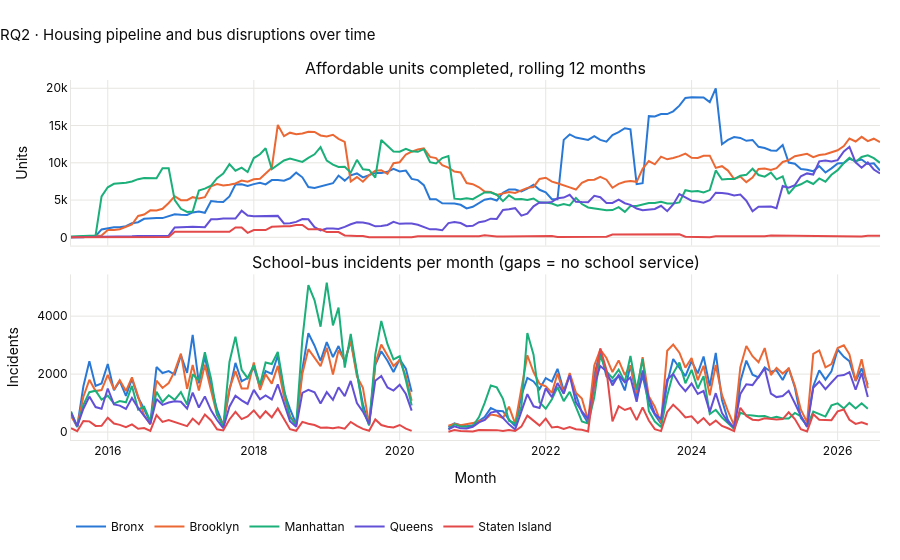

The code cell stored with this chart in its notebook:
### Markdown cell above
### RQ2 (Asser Ehab Khattab)
**Question:** Over time, does the 12-month pipeline of new affordable units move with monthly school-bus incidents in each borough?

**Chart:** Two panels on a shared time axis (rolling 12-month completions; monthly incidents with gaps where there is no service). Two panels instead of a dual-axis chart, so neither scale is distorted.

### Code cell
F.rq2_timeline(monthly).show()

### Figure 1 — Plotly figure (JSON) as saved in the notebook; plotly's stock layout.template omitted (floating-point values rounded to 4 significant figures; data arrays with more than 128 entries replaced by an {"elided": "..."} marker saying what was removed)
{"data": [{"hovertemplate": "%{x|%b %Y}: %{y:,} units<extra>Bronx</extra>", "legendgroup": "BRONX", "line": {"color": "#2a78d6", "width": 2}, "mode": "lines", "name": "Bronx", "type": "scatter", "x": {"elided": "134 str values"}, "xaxis": "x", "y": {"elided": "134 int values"}, "yaxis": "y"}, {"connectgaps": false, "hovertemplate": "%{x|%b %Y}: %{y:,} incidents<extra>Bronx</extra>", "legendgroup": "BRONX", "line": {"color": "#2a78d6", "width": 2}, "mode": "lines", "name": "Bronx", "showlegend": false, "type": "scatter", "x": {"elided": "134 str values"}, "xaxis": "x2", "y": {"elided": "134 float values"}, "yaxis": "y2"}, {"hovertemplate": "%{x|%b %Y}: %{y:,} units<extra>Brooklyn</extra>", "legendgroup": "BROOKLYN", "line": {"color": "#eb6834", "width": 2}, "mode": "lines", "name": "Brooklyn", "type": "scatter", "x": {"elided": "134 str values"}, "xaxis": "x", "y": {"elided": "134 int values"}, "yaxis": "y"}, {"connectgaps": false, "hovertemplate": "%{x|%b %Y}: %{y:,} incidents<extra>Brooklyn</extra>", "legendgroup": "BROOKLYN", "line": {"color": "#eb6834", "width": 2}, "mode": "lines", "name": "Brooklyn", "showlegend": false, "type": "scatter", "x": {"elided": "134 str values"}, "xaxis": "x2", "y": {"elided": "134 float values"}, "yaxis": "y2"}, {"hovertemplate": "%{x|%b %Y}: %{y:,} units<extra>Manhattan</extra>", "legendgroup": "MANHATTAN", "line": {"color": "#1baf7a", "width": 2}, "mode": "lines", "name": "Manhattan", "type": "scatter", "x": {"elided": "134 str values"}, "xaxis": "x", "y": {"elided": "134 int values"}, "yaxis": "y"}, {"connectgaps": false, "hovertemplate": "%{x|%b %Y}: %{y:,} incidents<extra>Manhattan</extra>", "legendgroup": "MANHATTAN", "line": {"color": "#1baf7a", "width": 2}, "mode": "lines", "name": "Manhattan", "showlegend": false, "type": "scatter", "x": {"elided": "134 str values"}, "xaxis": "x2", "y": {"elided": "134 float values"}, "yaxis": "y2"}, {"hovertemplate": "%{x|%b %Y}: %{y:,} units<extra>Queens</extra>", "legendgroup": "QUEENS", "line": {"color": "#6250d6", "width": 2}, "mode": "lines", "name": "Queens", "type": "scatter", "x": {"elided": "134 str values"}, "xaxis": "x", "y": {"elided": "134 int values"}, "yaxis": "y"}, {"connectgaps": false, "hovertemplate": "%{x|%b %Y}: %{y:,} incidents<extra>Queens</extra>", "legendgroup": "QUEENS", "line": {"color": "#6250d6", "width": 2}, "mode": "lines", "name": "Queens", "showlegend": false, "type": "scatter", "x": {"elided": "134 str values"}, "xaxis": "x2", "y": {"elided": "134 float values"}, "yaxis": "y2"}, {"hovertemplate": "%{x|%b %Y}: %{y:,} units<extra>Staten Island</extra>", "legendgroup": "STATEN ISLAND", "line": {"color": "#e34948", "width": 2}, "mode": "lines", "name": "Staten Island", "type": "scatter", "x": {"elided": "134 str values"}, "xaxis": "x", "y": {"elided": "134 int values"}, "yaxis": "y"}, {"connectgaps": false, "hovertemplate": "%{x|%b %Y}: %{y:,} incidents<extra>Staten Island</extra>", "legendgroup": "STATEN ISLAND", "line": {"color": "#e34948", "width": 2}, "mode": "lines", "name": "Staten Island", "showlegend": false, "type": "scatter", "x": {"elided": "134 str values"}, "xaxis": "x2", "y": {"elided": "134 float values"}, "yaxis": "y2"}], "layout": {"annotations": [{"font": {"size": 16}, "showarrow": false, "text": "Affordable units completed, rolling 12 months", "x": 0.5, "xanchor": "center", "xref": "paper", "y": 1.0, "yanchor": "bottom", "yref": "paper"}, {"font": {"size": 16}, "showarrow": false, "text": "School-bus incidents per month (gaps = no school service)", "x": 0.5, "xanchor": "center", "xref": "paper", "y": 0.46, "yanchor": "bottom", "yref": "paper"}], "font": {"color": "#0b0b0b", "family": "Inter, Segoe UI, Arial, sans-serif", "size": 12}, "height": 560, "hoverlabel": {"bgcolor": "white", "font": {"size": 12}}, "hovermode": "x unified", "legend": {"orientation": "h", "title": {"text": ""}, "x": 0, "y": -0.2, "yanchor": "top"}, "margin": {"b": 120, "l": 60, "r": 20, "t": 80}, "title": {"font": {"color": "#0b0b0b", "size": 15}, "text": "RQ2 · Housing pipeline and bus disruptions over time", "x": 0, "xanchor": "left"}, "xaxis": {"anchor": "y", "domain": [0.0, 1.0], "gridcolor": "#e7e6e2", "linecolor": "#e7e6e2", "matches": "x2", "showticklabels": false, "zeroline": false}, "xaxis2": {"anchor": "y2", "domain": [0.0, 1.0], "gridcolor": "#e7e6e2", "linecolor": "#e7e6e2", "title": {"text": "Month"}, "zeroline": false}, "yaxis": {"anchor": "x", "domain": [0.54, 1.0], "gridcolor": "#e7e6e2", "linecolor": "#e7e6e2", "title": {"text": "Units"}, "zeroline": false}, "yaxis2": {"anchor": "x2", "domain": [0.0, 0.46], "gridcolor": "#e7e6e2", "linecolor": "#e7e6e2", "title": {"text": "Incidents"}, "zeroline": false}}}
